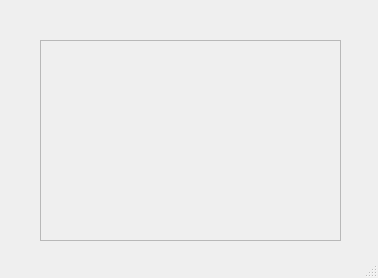
<?xml version="1.0" encoding="UTF-8"?>
<ui version="4.0">
 <class>MainWindow</class>
 <widget class="QMainWindow" name="MainWindow">
  <property name="geometry">
   <rect>
    <x>0</x>
    <y>0</y>
    <width>378</width>
    <height>278</height>
   </rect>
  </property>
  <property name="windowTitle">
   <string>Frame eg</string>
  </property>
  <widget class="QWidget" name="centralwidget">
   <widget class="QFrame" name="frame">
    <property name="geometry">
     <rect>
      <x>40</x>
      <y>40</y>
      <width>301</width>
      <height>201</height>
     </rect>
    </property>
    <property name="frameShape">
     <enum>QFrame::StyledPanel</enum>
    </property>
    <property name="frameShadow">
     <enum>QFrame::Raised</enum>
    </property>
   </widget>
  </widget>
  <widget class="QStatusBar" name="statusbar"/>
 </widget>
 <resources/>
 <connections/>
</ui>
